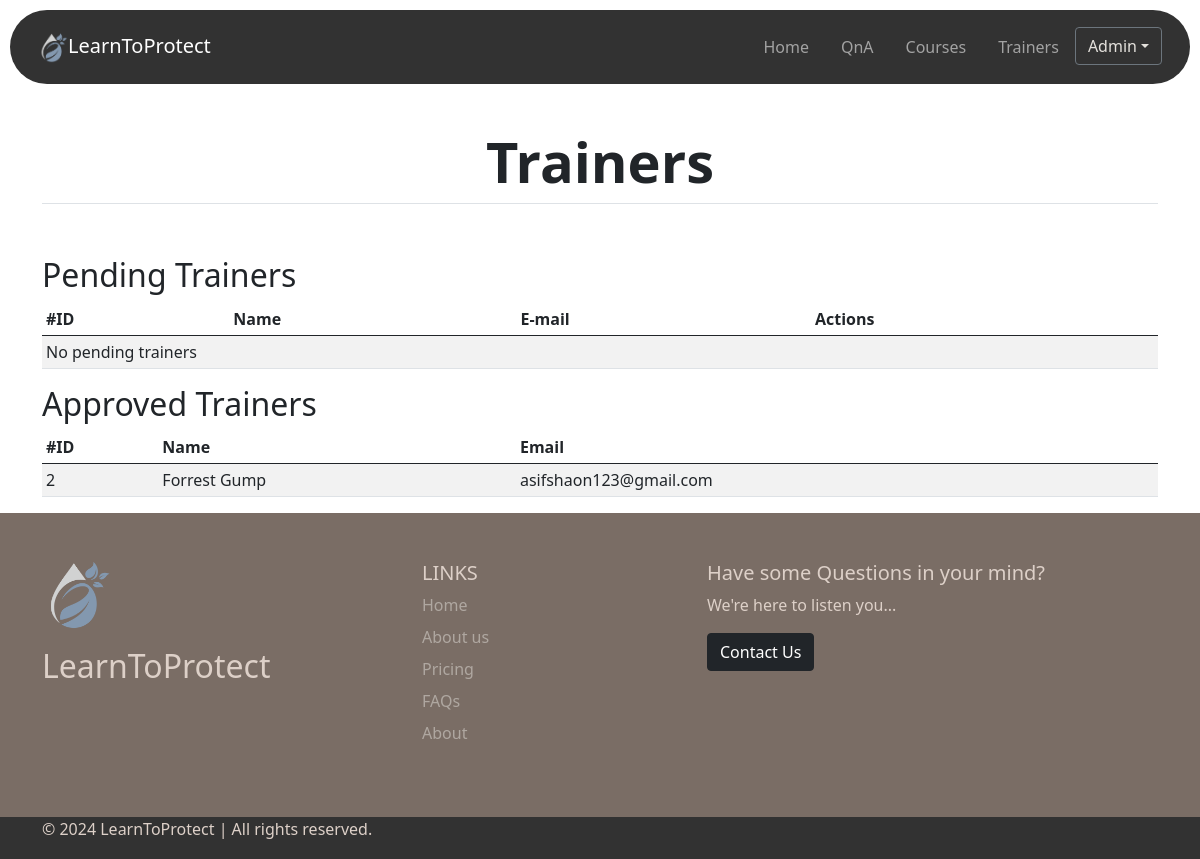
The page /allTrainers.php (signed in) on the database its author committed.
### tables this page shows
CREATE TABLE `user` (
  `id` int(11) NOT NULL,
  `first_name` varchar(100) NOT NULL,
  `last_name` varchar(100) NOT NULL,
  `email` varchar(100) NOT NULL,
  `phone_num` varchar(15) DEFAULT NULL,
  `password` varchar(255) NOT NULL,
  `role_id` int(11) DEFAULT NULL
);

### allTrainers.php (the view, shortened to what this page needs)
<!DOCTYPE html>
<html lang="en">
<head>
    <link rel="stylesheet" href="./CSS/style.css" />
    <link href="https://cdn.jsdelivr.net/npm/bootstrap@5.0.2/dist/css/bootstrap.min.css" rel="stylesheet"
 />
</head>
<body style="padding-top: 20px;">
    <?php include ('navbar.php') ?>
    <div class="container pb-5">
        <div class="px-4 pt-1 my-1 text-center border-bottom">
            <h1 class="display-4 fw-bold">Trainers</h1>
        </div>
    </div>
    <div class="container">
        <h2>Pending Trainers</h2>
        <table class="table table-striped table-sm">
            <thead>
                <tr>
                    <th scope="col">#ID</th>
                    <th scope="col">Name</th>
                    <th scope="col">E-mail</th>
                    <th scope="col">Actions</th>
                </tr>
            </thead>
            <tbody>
                <?php
                include ('connection.php');
                $sql = "SELECT * FROM pending_trainer";
                $result = mysqli_query($conn, $sql);
                if (!$result) {
                    echo "Error: " . mysqli_error($conn);
                } else {
                    if (mysqli_num_rows($result) > 0) {
                        while ($row = mysqli_fetch_assoc($result)) {
                            $trainer_id = $row['user_id'];
                            $trainer_info_sql = "SELECT * FROM user WHERE id = $trainer_id";
                            $trainer_info_result = mysqli_query($conn, $trainer_info_sql);
                            $trainer_info = mysqli_fetch_assoc($trainer_info_result);
                            echo "<tr>";
                            echo "<td>" . $trainer_info['id'] . "</td>";
                            echo "<td>" . $trainer_info['first_name'] . " " . $trainer_info['last_name'] . "</td>";
                            echo "<td>" . $trainer_info['email'] . "</td>";
                            echo "<td>
                                    <button class='btn btn-success approve-btn' data-eid='{$trainer_info["id"]}'>Approve</button>
                                    <button class='btn btn-danger delete-btn' data-eid='{$trainer_info["id"]}'>Delete</button>
                                  </td>";
                            echo "</tr>";
                        }
                    } else {
                        echo "<tr><td colspan='4'>No pending trainers</td></tr>";
                    }
                }
                ?>
            </tbody>
        </table>
        <h2>Approved Trainers</h2>
        <table class="table table-striped table-sm">
            <thead>
                <tr>
                    <th scope="col">#ID</th>
                    <th scope="col">Name</th>
                    <th scope="col">Email</th>
                </tr>
            </thead>
            <tbody>
                <?php
                include ('connection.php');
                $query = "SELECT u.id, u.first_name, u.last_name, u.email FROM user u INNER JOIN trainer_details td ON u.id = td.user_id";
                $result = mysqli_query($conn, $query);
                if (!$result) {
                    echo "Error: " . mysqli_error($conn);
                } else {
                    if (mysqli_num_rows($result) > 0) {
                        while ($row = mysqli_fetch_assoc($result)) {
                            echo "<tr>";
                            echo "<td>" . $row['id'] . "</td>";
                            echo "<td>" . $row['first_name'] . " " . $row['last_name'] . "</td>";
                            echo "<td>" . $row['email'] . "</td>";
                            echo "</tr>";
                        }
                    } else {
                        echo "<tr><td colspan='3'>No approved trainers</td></tr>";
                    }
                }
                ?>
            </tbody>
        </table>
    </div>
</body>
</html>

### navbar.php (shortened to what this page needs)
<head>
  <link rel="stylesheet" href="./CSS/navbar.css" />
</head>
<body>
  <div class="nav-container">
    <nav class="navbar fixed-top navbar-expand-lg navbar-dark p-3 custom-nav">
      <div class="container-fluid">
        <a class="navbar-brand" href="#"><img src="./components/logo.png" alt="" class="logo" />LearnToProtect</a>
        <div class="collapse navbar-collapse" id="navbarNavDropdown">
          <ul class="navbar-nav ms-auto">
            <li class="nav-item">
              <a class="nav-link mx-2" aria-current="page" href="./index.php">Home</a>
            </li>
            <li class="nav-item">
              <a class="nav-link mx-2" href="./QnA.php">QnA</a>
            </li>
            <li class="nav-item">
              <a class="nav-link mx-2" href="./CAT.php">Courses</a>
            </li>
            <li class="nav-item">
              <a class="nav-link mx-2" href="./trainerpage.php">Trainers</a>
            </li>
            <?php
            include ('connection.php');
            if (!isset($_SESSION['username'])) {
              echo '<a class="btn btn-secondary" type="button" href="./signup.php">Login</a>';
            } else {
              $username = $_SESSION['username'];
              $role_id = $_SESSION['role_id'];
              if ($role_id == 1) {
                $url = "./admin.php";
              } else if ($role_id == 2) {
                $query = "SELECT * from user where email = '$username'";
                $result = mysqli_query($conn, $query);
                $row = mysqli_fetch_assoc($result);
                $url = "./trainer_dashboard.php?id=" . $row['id'];
              } else if ($role_id == 3) {
                $url = "./guardian_dashboard.php";
              } else {
                echo "<script>console.log('Error in role_id');</script>";
              }
              $query = "SELECT first_name from user where email = '$username'";
              $result = mysqli_query($conn, $query);
              if ($result) {
                $row = mysqli_fetch_assoc($result);
                echo '<div class="dropdown">
                <button class="btn btn-secondary dropdown-toggle" type="button" id="profileBtn" data-bs-toggle="dropdown" aria-expanded="false">'
                  . $row["first_name"] .
                  '</button>
                <ul class="dropdown-menu" aria-labelledby="profileBtn">
                  <li><a class="dropdown-item" href=' . $url . '>Profile</a></li>
                  <li><a class="dropdown-item" href="./logout.php">Logout</a></li>
                </ul>
              </div>';
              } else {
                echo "<script>Error in fetching data</script>";
              }
            }
            ?>
          </ul>
        </div>
      </div>
    </nav>
  </div>
</body>

### CSS/navbar.css (style rules this page uses)
.nav-container { padding-bottom: 100px; }
.nav-container nav { border-radius: 50px; }
.nav-container .fixed-top { top: 10px; right: 10px; left: 10px; }
.nav-container .custom-nav { background-color: #323232; }
.logo { width: 30px; }
.nav-container button { background-color: #4774f1; color: #e4e1dc; }
.nav-link-text { color: #e4e1dc; opacity: 0.5; text-decoration: none; }
.nav-container button { background: #323232; }

### CSS/footer.css (style rules this page uses)
.footer-sec-1 { background-color: #7a6d65; color: #DDD0C8; }
.footer-sec-2 { background-color: #323232; color: #DDD0C8; }
.footer-logo { width: 70px; }

### rows shown on the page
user: first_name "Admin"
user: id "2", first_name "Forrest", last_name "Gump", email "asifshaon123@gmail.com"
